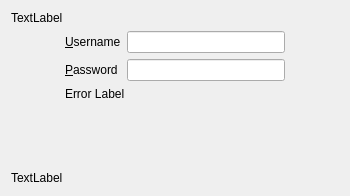
<?xml version="1.0" encoding="UTF-8"?>
<ui version="4.0">
 <class>OwncloudHttpCredsPage</class>
 <widget class="QWidget" name="OwncloudHttpCredsPage">
  <property name="geometry">
   <rect>
    <x>0</x>
    <y>0</y>
    <width>350</width>
    <height>196</height>
   </rect>
  </property>
  <property name="windowTitle">
   <string>Form</string>
  </property>
  <layout class="QGridLayout" name="gridLayout">
   <item row="1" column="0">
    <spacer name="horizontalSpacer">
     <property name="orientation">
      <enum>Qt::Horizontal</enum>
     </property>
     <property name="sizeType">
      <enum>QSizePolicy::Fixed</enum>
     </property>
     <property name="sizeHint" stdset="0">
      <size>
       <width>48</width>
       <height>20</height>
      </size>
     </property>
    </spacer>
   </item>
   <item row="1" column="1">
    <layout class="QFormLayout" name="formLayout">
     <item row="0" column="0">
      <widget class="QLabel" name="label">
       <property name="text">
        <string>&amp;Username</string>
       </property>
       <property name="buddy">
        <cstring>leUsername</cstring>
       </property>
      </widget>
     </item>
     <item row="1" column="0">
      <widget class="QLabel" name="label_2">
       <property name="text">
        <string>&amp;Password</string>
       </property>
       <property name="buddy">
        <cstring>lePassword</cstring>
       </property>
      </widget>
     </item>
     <item row="2" column="0" colspan="2">
      <widget class="QLabel" name="errorLabel">
       <property name="text">
        <string>Error Label</string>
       </property>
      </widget>
     </item>
     <item row="0" column="1">
      <widget class="QLineEdit" name="leUsername"/>
     </item>
     <item row="1" column="1">
      <widget class="QLineEdit" name="lePassword">
       <property name="echoMode">
        <enum>QLineEdit::Password</enum>
       </property>
      </widget>
     </item>
    </layout>
   </item>
   <item row="2" column="1">
    <spacer name="verticalSpacer">
     <property name="orientation">
      <enum>Qt::Vertical</enum>
     </property>
     <property name="sizeHint" stdset="0">
      <size>
       <width>20</width>
       <height>68</height>
      </size>
     </property>
    </spacer>
   </item>
   <item row="1" column="2">
    <spacer name="horizontalSpacer_2">
     <property name="orientation">
      <enum>Qt::Horizontal</enum>
     </property>
     <property name="sizeType">
      <enum>QSizePolicy::Fixed</enum>
     </property>
     <property name="sizeHint" stdset="0">
      <size>
       <width>48</width>
       <height>20</height>
      </size>
     </property>
    </spacer>
   </item>
   <item row="3" column="1">
    <layout class="QHBoxLayout" name="resultLayout"/>
   </item>
   <item row="0" column="0" colspan="3">
    <widget class="QLabel" name="topLabel">
     <property name="text">
      <string>TextLabel</string>
     </property>
    </widget>
   </item>
   <item row="4" column="0" colspan="3">
    <widget class="QLabel" name="bottomLabel">
     <property name="text">
      <string>TextLabel</string>
     </property>
    </widget>
   </item>
  </layout>
  <zorder>horizontalSpacer</zorder>
  <zorder>verticalSpacer</zorder>
  <zorder>horizontalSpacer_2</zorder>
  <zorder>horizontalLayoutWidget</zorder>
  <zorder>topLabel</zorder>
  <zorder>bottomLabel</zorder>
 </widget>
 <resources/>
 <connections/>
</ui>
